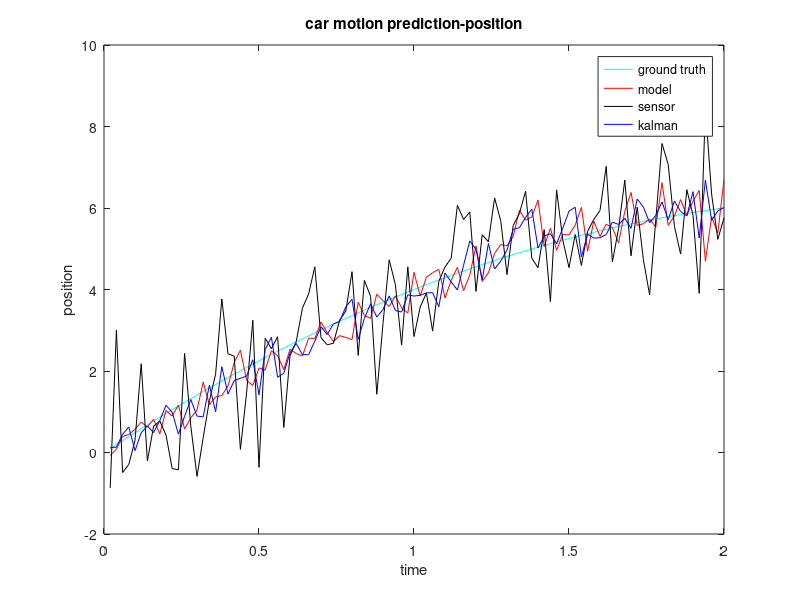
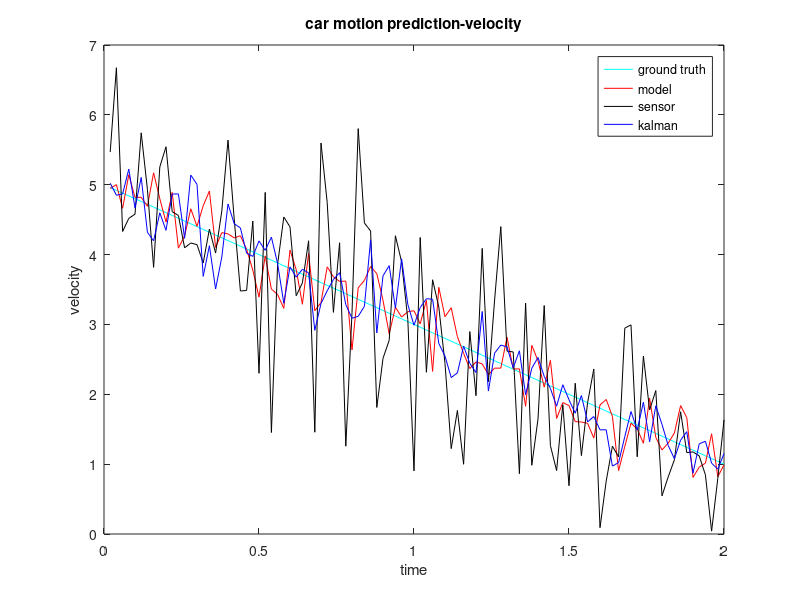

These charts were generated, in order, by the following MATLAB code:


clear; clc;
%% initialization
delta_t = 0.02;
x0 = [0; 5]; % initial position and velocity
P0 = [0.01 0; 0 0.01]; % covariance matrix of x0, a guess
u = -2; % acceleration 

F = [1 delta_t; 0 1]; % model matrix of such motion
B = [1/2*delta_t^2; delta_t]; % model matrix of such motion

Q = 0.01 * eye(2); % covariance from external uncertainty, a guess
H = [1 0; 0 1]; % measurement matrix, measure x directly by certain sensors
R = [1, 0; 0, 1]; % covariance of the measurement parameter, determined by sensors

t = 0 : delta_t : 2;
tn = length(t);
xt = zeros(2, tn-1);
xt_ = zeros(2, tn-1);
yt = zeros(2, tn-1);
gt = [x0(1,1) + x0(2,1)*t + 1/2*u*t.^2; x0(2,1)+u*t];

for i=1:tn-1
    % prediction
    x1 = F*x0 + B*u; % prediction from the motion model
    y1 = [randn(1)*sqrt(R(1,1)) + gt(1, i+1); randn(1)*sqrt(R(2,2)) + gt(2, i+1)]; % get measurement from sensor
    P1 = F*P0*F.' + Q; % covariance of x1
    % correction
    K_ = P1*H.'/(H*P1*H.' + R);  % Kalmam gain
    x1_ = x1 + K_*(y1 - H*x1); % state prediction correction
    P1_ = P1 - K_*H*P1; % covariance correction
    % for the next step
    x0 = x1_;
    P0 = P1_;
    
    % save values
    xt(:,i) = [randn(1)*sqrt(P1(1,1)) + x1(1, 1); randn(1)*sqrt(P1(2,2)) + x1(2, 1)];
    xt_(:,i) = [randn(1)*sqrt(P1_(1,1)) + x1_(1, 1); randn(1)*sqrt(P1_(2,2)) + x1_(2, 1)];
    yt(:,i) = y1;
    
end

%% plot results
figure(2);
plot(t(2:end), gt(1, 2:end), 'c', t(2:end), xt(1, :), 'r',...
    t(2:end), yt(1, :), 'k', t(2:end), xt_(1, :), 'b');
legend('ground truth', 'model', 'sensor', 'kalman');
xlabel('time'); ylabel('position');
title('car motion prediction-position');

figure(3);
plot(t(2:end), gt(2, 2:end), 'c', t(2:end), xt(2, :), 'r',...
    t(2:end), yt(2, :), 'k', t(2:end), xt_(2, :), 'b');

legend('ground truth', 'model', 'sensor', 'kalman');
xlabel('time'); ylabel('velocity');
title('car motion prediction-velocity');





